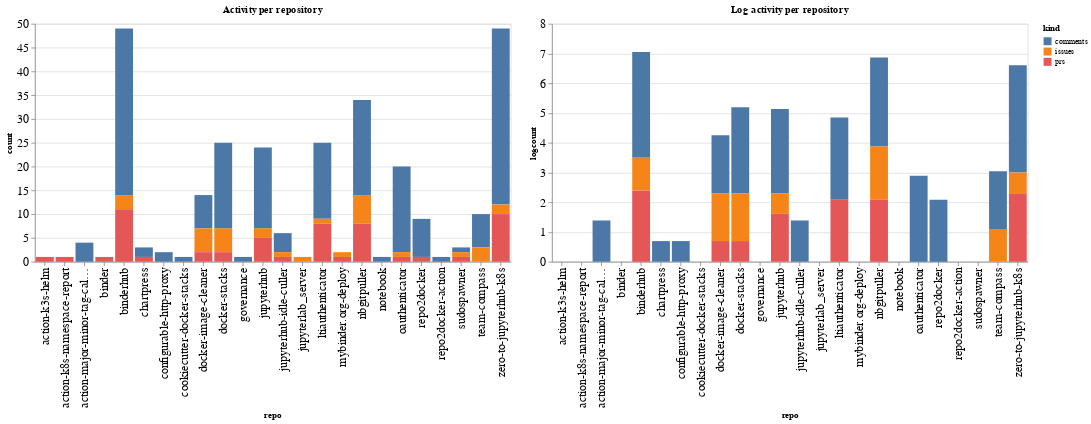

Notebook cell for this chart:
### Code cell
ch1 = alt.Chart(repo_summaries, width=600, title="Activity per repository").mark_bar().encode(
    x='repo',
    y='count',
    color='kind',
    tooltip="kind"
)

ch2 = alt.Chart(repo_summaries, width=600, title="Log activity per repository").mark_bar().encode(
    x='repo',
    y='logcount',
    color='kind',
    tooltip="kind"
)

ch1 | ch2

### Figure 1 — Vega-Lite specification as saved in the notebook (floating-point values rounded to 4 significant figures)
{"config": {"axisLeft": {"labelFontSize": 15}, "axisBottom": {"labelFontSize": 15}}, "hconcat": [{"mark": "bar", "encoding": {"color": {"type": "nominal", "field": "kind"}, "tooltip": {"type": "nominal", "field": "kind"}, "x": {"type": "nominal", "field": "repo"}, "y": {"type": "quantitative", "field": "count"}}, "title": "Activity per repository", "width": 600}, {"mark": "bar", "encoding": {"color": {"type": "nominal", "field": "kind"}, "tooltip": {"type": "nominal", "field": "kind"}, "x": {"type": "nominal", "field": "repo"}, "y": {"type": "quantitative", "field": "logcount"}}, "title": "Log activity per repository", "width": 600}], "data": {"name": "data-98f8b81bdee3d5f1319f19ce7241a438"}, "$schema": "https://vega.github.io/schema/vega-lite/v4.8.1.json", "datasets": {"data-98f8b81bdee3d5f1319f19ce7241a438": [{"repo": "action-k3s-helm", "kind": "prs", "count": 1, "logcount": 0.0}, {"repo": "action-k8s-namespace-report", "kind": "prs", "count": 1, "logcount": 0.0}, {"repo": "action-major-minor-tag-calculator", "kind": "comments", "count": 4, "logcount": 1.386}, {"repo": "binder", "kind": "prs", "count": 1, "logcount": 0.0}, {"repo": "binderhub", "kind": "comments", "count": 35, "logcount": 3.555}, {"repo": "binderhub", "kind": "issues", "count": 3, "logcount": 1.099}, {"repo": "binderhub", "kind": "prs", "count": 11, "logcount": 2.398}, {"repo": "chartpress", "kind": "comments", "count": 2, "logcount": 0.6931}, {"repo": "chartpress", "kind": "prs", "count": 1, "logcount": 0.0}, {"repo": "configurable-http-proxy", "kind": "comments", "count": 2, "logcount": 0.6931}, {"repo": "cookiecutter-docker-stacks", "kind": "comments", "count": 1, "logcount": 0.0}, {"repo": "docker-image-cleaner", "kind": "comments", "count": 7, "logcount": 1.946}, {"repo": "docker-image-cleaner", "kind": "issues", "count": 5, "logcount": 1.609}, {"repo": "docker-image-cleaner", "kind": "prs", "count": 2, "logcount": 0.6931}, {"repo": "docker-stacks", "kind": "comments", "count": 18, "logcount": 2.89}, {"repo": "docker-stacks", "kind": "issues", "count": 5, "logcount": 1.609}, {"repo": "docker-stacks", "kind": "prs", "count": 2, "logcount": 0.6931}, {"repo": "governance", "kind": "comments", "count": 1, "logcount": 0.0}, {"repo": "jupyterhub", "kind": "comments", "count": 17, "logcount": 2.833}, {"repo": "jupyterhub", "kind": "issues", "count": 2, "logcount": 0.6931}, {"repo": "jupyterhub", "kind": "prs", "count": 5, "logcount": 1.609}, {"repo": "jupyterhub-idle-culler", "kind": "comments", "count": 4, "logcount": 1.386}, {"repo": "jupyterhub-idle-culler", "kind": "issues", "count": 1, "logcount": 0.0}, {"repo": "jupyterhub-idle-culler", "kind": "prs", "count": 1, "logcount": 0.0}, {"repo": "jupyterlab_server", "kind": "issues", "count": 1, "logcount": 0.0}, {"repo": "ltiauthenticator", "kind": "comments", "count": 16, "logcount": 2.773}, {"repo": "ltiauthenticator", "kind": "issues", "count": 1, "logcount": 0.0}, {"repo": "ltiauthenticator", "kind": "prs", "count": 8, "logcount": 2.079}, {"repo": "mybinder.org-deploy", "kind": "issues", "count": 1, "logcount": 0.0}, {"repo": "mybinder.org-deploy", "kind": "prs", "count": 1, "logcount": 0.0}, {"repo": "nbgitpuller", "kind": "comments", "count": 20, "logcount": 2.996}, {"repo": "nbgitpuller", "kind": "issues", "count": 6, "logcount": 1.792}, {"repo": "nbgitpuller", "kind": "prs", "count": 8, "logcount": 2.079}, {"repo": "notebook", "kind": "comments", "count": 1, "logcount": 0.0}, {"repo": "oauthenticator", "kind": "comments", "count": 18, "logcount": 2.89}, {"repo": "oauthenticator", "kind": "issues", "count": 1, "logcount": 0.0}, {"repo": "oauthenticator", "kind": "prs", "count": 1, "logcount": 0.0}, {"repo": "repo2docker", "kind": "comments", "count": 8, "logcount": 2.079}, {"repo": "repo2docker", "kind": "prs", "count": 1, "logcount": 0.0}, {"repo": "repo2docker-action", "kind": "comments", "count": 1, "logcount": 0.0}, {"repo": "sudospawner", "kind": "comments", "count": 1, "logcount": 0.0}, {"repo": "sudospawner", "kind": "issues", "count": 1, "logcount": 0.0}, {"repo": "sudospawner", "kind": "prs", "count": 1, "logcount": 0.0}, {"repo": "team-compass", "kind": "comments", "count": 7, "logcount": 1.946}, {"repo": "team-compass", "kind": "issues", "count": 3, "logcount": 1.099}, {"repo": "zero-to-jupyterhub-k8s", "kind": "comments", "count": 37, "logcount": 3.611}, {"repo": "zero-to-jupyterhub-k8s", "kind": "issues", "count": 2, "logcount": 0.6931}, {"repo": "zero-to-jupyterhub-k8s", "kind": "prs", "count": 10, "logcount": 2.303}]}}
